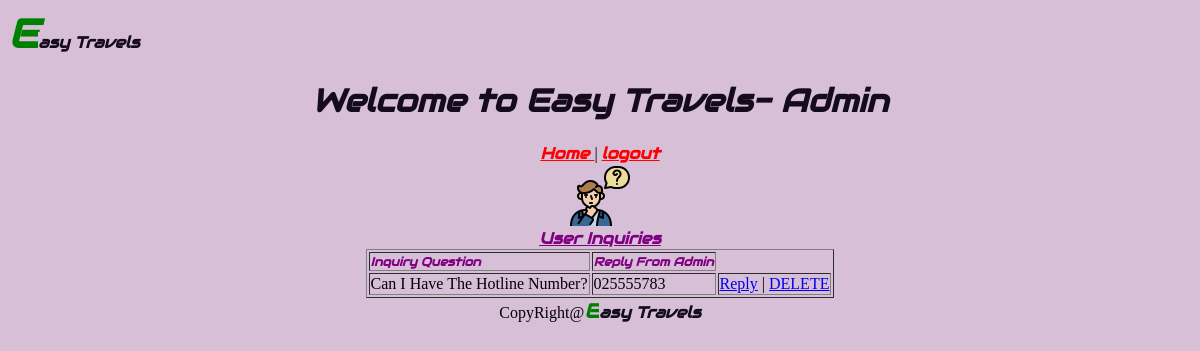
The page /Admin/views/inq.php (signed in) on the database its author committed.
### tables this page shows
CREATE TABLE `inq` (
  `InquiryQuestion` varchar(200) NOT NULL,
  `ReplyFromAdmin` varchar(200) NOT NULL
);

### Admin/models/inq.php (called while the page is built, shortened)
<?php
function getConnection(){
$con = mysqli_connect('localhost', 'root','','webtech');
return $con;
}
    function getAllUsers(){
		$con = getConnection();
		$sql = "select * from inq";
		$result = mysqli_query($con, $sql);
		return $result;
	}
    ?>

### Admin/views/inq.php (the view, shortened to what this page needs)
<?php
	require('../models/inq.php');
	$result = getAllUsers();
?>
<html>
<head>
</head>
<body>
<span class="SBoyyy" style="font-size:40px;color:green"><b>E</b></span><span class="SBoyyy">asy Travels </span>
<center>
        <h1 class="font-effect-neon SBoyyy"> Welcome to Easy Travels- Admin</h1>
	    <a class="font-effect-neon SBoyyy" style="color: red" href="dash.php"> Home </a> |
	    <a class="font-effect-neon SBoyyy" style="color: red" href="../controllers/logout.php"> logout </a>
<table>
<tr>
<center><img src="../Photos/inq.png"><br>
	<a class="font-effect-neon SBoyyy" style="color: #800080" href="inq.php"> User Inquiries </a>
</tr>
</table>
<table border="1">
			<tr>
				<td class="SBoyyy"  style="font-size:12px;color:800080">Inquiry Question</td>
				<td class="SBoyyy"  style="font-size:12px;color:800080">Reply From Admin</td>
			</tr>
			<?php while($data =mysqli_fetch_assoc($result)){ ?>
<tr>
	<td><?=$data['InquiryQuestion']?></td>
	<td><?=$data['ReplyFromAdmin']?></td>
	<td>
	<a href="editinq.php?InquiryQuestion=<?=$data['InquiryQuestion']?>">Reply</a> |
	<a href="../controllers/inqdeletecheck2.php?InquiryQuestion=<?=$data['InquiryQuestion']?>">DELETE</a>
	</td>
</tr>
<?php } ?>
		</table>
<Center>CopyRight@<span class="SBoyyy" style="font-size:20px;color:green"><b>E</b></span><span class="SBoyyy">asy Travels </span></Center>
</body>
</html>

### Admin/views/inq.php (style rules this page uses)
* { background-color: #D8BFD8; }
.SBoyyy { font-family: "Audiowide", sans-serif; font-style: italic; font-weight: bolder; color: rgb(20, 11, 29); }

### rows shown on the page
inq: InquiryQuestion "Can I Have The Hotline Number?", ReplyFromAdmin "025555783"
